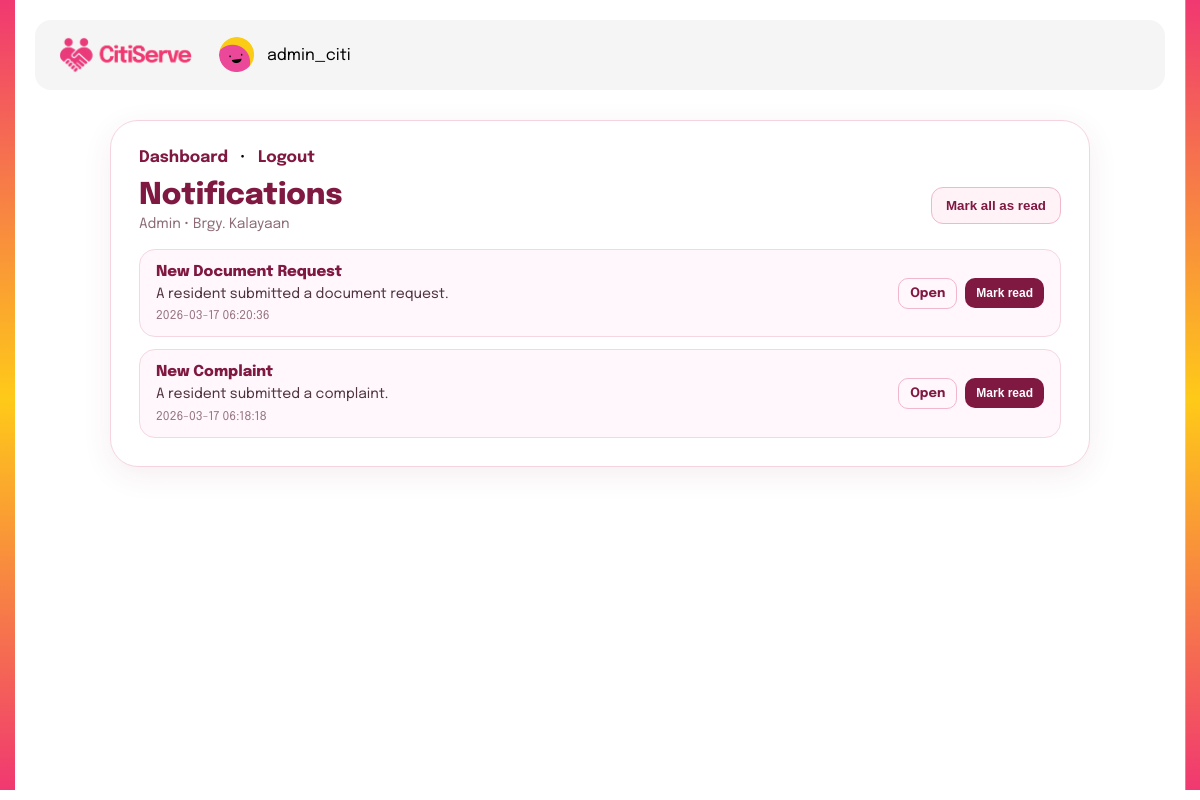
The page /public/notifications.php (signed in) on the database its author committed.
### tables this page shows
CREATE TABLE `users` (
  `id` int(10) UNSIGNED NOT NULL,
  `full_name` varchar(100) NOT NULL,
  `email` varchar(100) NOT NULL,
  `password_hash` varchar(255) NOT NULL,
  `role` enum('resident','staff','admin') NOT NULL DEFAULT 'resident',
  `address` text DEFAULT NULL,
  `contact_number` varchar(20) DEFAULT NULL,
  `is_verified` tinyint(1) NOT NULL DEFAULT 1,
  `proof_of_id` varchar(255) DEFAULT NULL,
  `created_at` timestamp NULL DEFAULT current_timestamp(),
  `updated_at` timestamp NULL DEFAULT current_timestamp() ON UPDATE current_timestamp()
);

CREATE TABLE `notifications` (
  `id` int(10) UNSIGNED NOT NULL,
  `user_id` int(10) UNSIGNED NOT NULL,
  `title` varchar(150) NOT NULL,
  `message` text NOT NULL,
  `link` varchar(255) DEFAULT NULL,
  `is_read` tinyint(1) NOT NULL DEFAULT 0,
  `created_at` timestamp NULL DEFAULT current_timestamp()
);

### app/config/database.php (called while the page is built)
<?php
return [
    'driver'   => 'mysql',
    'host'     => '127.0.0.1',
    'port'     => 3306,
    'database' => 'citiserve_db',
    'username' => 'phpmyadmin',
    'password' => 'YourStrongPassword',
    'charset'  => 'utf8mb4',
    'collation'=> 'utf8mb4_unicode_ci',
];

### app/core/Database.php (called while the page is built)
<?php
class Database
{
    private $connection;
    public function __construct()
    {
        $config = require __DIR__ . '/../config/database.php';
        $dsn = $config['driver'] . ':host=' . $config['host']
             . ';port=' . $config['port']
             . ';dbname=' . $config['database']
             . ';charset=' . $config['charset'];
        try {
            $this->connection = new PDO(
                $dsn,
                $config['username'],
                $config['password'],
                [
                    PDO::ATTR_ERRMODE            => PDO::ERRMODE_EXCEPTION,
                    PDO::ATTR_DEFAULT_FETCH_MODE => PDO::FETCH_ASSOC,
                    PDO::ATTR_EMULATE_PREPARES   => false,
                ]
            );
        } catch (PDOException $e) {
            die('Database connection failed: ' . $e->getMessage());
        }
    }
    public function getConnection()
    {
        return $this->connection;
    }
}

### app/core/CitiServeData.php (called while the page is built, shortened)
<?php
require_once __DIR__ . '/Database.php';
require_once __DIR__ . '/../models/User.php';
class CitiServeData
{
    private $db;
    public function __construct()
    {
        $database = new Database();
        $this->db = $database->getConnection();
    }
    public function findUserById($id)
    {
        $stmt = $this->db->prepare('SELECT * FROM users WHERE id = ? LIMIT 1');
        $stmt->execute([$id]);
        $row = $stmt->fetch();
        return $row ? User::fromRow($row) : null;
    }
    public function getNotificationsByUser($userId)
    {
        $sql = 'SELECT id, user_id, title, message, link, is_read, created_at FROM notifications WHERE user_id = ? ORDER BY created_at DESC, id DESC';
        $stmt = $this->db->prepare($sql);
        $stmt->execute([$userId]);
        return $stmt->fetchAll();
    }
}

### app/helpers/auth.php (called while the page is built, shortened)
<?php
require_once __DIR__ . '/../core/CitiServeData.php';
function require_login()
{
    $data = new CitiServeData();
    $userId = (int)$_SESSION['user_id'];
    $user = $data->findUserById($userId);
    $userInfo = [
        'id' => $user->id,
        'full_name' => $user->full_name,
        'email' => $user->email,
        'role' => $user->role
    ];
    return $userInfo;
}

### app/models/User.php (called while the page is built, shortened)
<?php
class User
{
    public static function fromRow($row)
    {
        $user = new User();
        if (isset($row['id'])) {
            $user->id = (int)$row['id'];
        } else {
            $user->id = null;
        }
        $user->full_name = isset($row['full_name']) ? $row['full_name'] : '';
        $user->email = isset($row['email']) ? $row['email'] : '';
        $user->password_hash = isset($row['password_hash']) ? $row['password_hash'] : '';
        $user->role = isset($row['role']) ? $row['role'] : 'resident';
        $user->address = isset($row['address']) ? $row['address'] : null;
        $user->contact_number = isset($row['contact_number']) ? $row['contact_number'] : null;
        $user->is_verified = isset($row['is_verified']) ? (int)$row['is_verified'] : 1;
        $user->proof_of_id = isset($row['proof_of_id']) ? $row['proof_of_id'] : null;
        $user->created_at = isset($row['created_at']) ? $row['created_at'] : null;
        $user->updated_at = isset($row['updated_at']) ? $row['updated_at'] : null;
        return $user;
    }
}

### public/notifications.php (the view, shortened to what this page needs)
<?php
require_once __DIR__ . '/../app/helpers/auth.php';
require_once __DIR__ . '/../app/core/CitiServeData.php';
$user = require_login();
$data = new CitiServeData();
$rows = $data->getNotificationsByUser((int)$user['id']);
$roleText = ($user['role'] === 'admin' || $user['role'] === 'staff') ? ucfirst((string)$user['role']) : 'Resident';
$firstName = trim(explode(' ', (string)$user['full_name'])[0]);
function h($v)
{
    return htmlspecialchars((string)$v, ENT_QUOTES, 'UTF-8');
}
?>
<!doctype html>
<html lang="en">
<head>
    <link rel="stylesheet" href="/CitiServe/frontend/dashboard/CSS/dashboard.css">
</head>
<body>
<div class="design-strip left" aria-hidden="true"><img src="/CitiServe/frontend/dashboard/images/dashboard_design.png" alt=""></div>
<div class="design-strip right" aria-hidden="true"><img src="/CitiServe/frontend/dashboard/images/dashboard_design.png" alt=""></div>
<nav class="navbar">
  <a href="/CitiServe/public/dashboard.php" class="navbar-logo">
    <img src="/CitiServe/frontend/dashboard/images/logo_pink.png" alt="CitiServe">
  </a>
  <div class="navbar-right">
    <div class="profile-pill">
      <div class="profile-avatar"><img src="/CitiServe/frontend/dashboard/images/profile_icon.png" alt="Profile"></div>
      <span class="profile-name"><?= h($firstName) ?></span>
    </div>
  </div>
</nav>
<div class="notif-page-wrap">
    <div class="notif-page-card">
        <div class="notif-top-links">
            <a href="/CitiServe/public/dashboard.php">Dashboard</a>
            <span>•</span>
            <a href="/CitiServe/public/logout.php">Logout</a>
        </div>
        <div class="notif-page-head">
            <div>
                <h1 class="notif-page-title">Notifications</h1>
                <p class="notif-page-sub"><?= h($roleText) ?> • Brgy. Kalayaan</p>
            </div>
            <div class="notif-actions">
                <form method="post" style="margin:0;">
                    <button type="submit" name="mark_all_read" value="1" class="notif-btn-main">Mark all as read</button>
                </form>
            </div>
        </div>
        <?php if (empty($rows)): ?>
            <div class="notif-empty">No notifications yet.</div>
        <?php else: ?>
            <div class="notif-list-full">
                <?php foreach ($rows as $n): ?>
                    <div class="notif-row <?= (int)$n['is_read'] === 0 ? 'unread' : '' ?>">
                        <div class="notif-row-left">
                            <div class="notif-row-title"><?= h($n['title']) ?></div>
                            <div class="notif-row-msg"><?= h($n['message']) ?></div>
                            <div class="notif-row-time"><?= h($n['created_at']) ?></div>
                        </div>
                        <div class="notif-row-right">
                            <a class="notif-open-link" href="/CitiServe/public/notifications.php?open=<?= (int)$n['id'] ?>">Open</a>
                            <?php if ((int)$n['is_read'] === 0): ?>
                                <form method="post" class="notif-mark-form">
                                    <button type="submit" class="notif-mark-btn">Mark read</button>
                                </form>
                            <?php else: ?>
                                <span class="notif-read-pill">Read</span>
                            <?php endif; ?>
                        </div>
                    </div>
                <?php endforeach; ?>
            </div>
        <?php endif; ?>
    </div>
</div>
</body>
</html>

### frontend/dashboard/CSS/dashboard.css (style rules this page uses)
:root { --pink: #f03871; --pink-grad-1: #ff7ea6; --pink-grad-2: #f03871; --pink-pale: #ffe4ee; --orange: #feca18; --red-today: #e63946; --white: #ffffff; --black: #000000; --body-bg: #ffffff; --container-bg: #ffffff; --gray-div: #e8e8e8; --gray-text: #7a7f94; --shadow-card: 0 4px 24px rgba(0, 0, 0, 0.07); --shadow-hover: 0 8px 24px rgba(0, 0, 0, 0.14); --shadow-pink: 3px 4px 6px rgba(240, 56, 113, 0.1), -1px -1px 5px rgba(240, 56, 113, 0.05); --shadow-yellow: 3px 4px 6px rgba(254, 202, 24, 0.1), -1px -1px 5px rgba(254, 202, 24, 0.05); --radius: 16px; --radius-sm: 10px; --nav-grad: linear-gradient(90deg, #f03871 0%, #feca18 100%); --side-offset: 35px; --nav-gap: 10px; }
*, *::before, *::after { box-sizing: border-box; margin: 0; padding: 0; }
body { font-family: "Epilogue", sans-serif; background: var(--body-bg); color: var(--black); height: 100%; position: relative; }
a { text-decoration: none; color: inherit; }
img { display: block; }
body .navbar { background: #f5f5f5; }
.navbar, .dashboard-card { box-shadow: none !important; border: none !important; filter: none !important; }
.design-strip { position: absolute; top: -10px; left: auto; width: 15px; z-index: 0; pointer-events: none; }
.design-strip.right { transform: translateX(0.3px); }
.design-strip.left { left: 0; }
.design-strip.right { right: 0; }
.design-strip img { width: 14.5px; height: 100%; display: block; }
.navbar { position: relative; top: 10px; z-index: 100; background: var(--white); height: 70px; display: flex; align-items: center; padding: 0 28px; margin: var(--nav-gap) var(--side-offset); border-radius: var(--radius); border-bottom: 1px solid var(--gray-div); overflow: visible; }
.navbar-logo { display: flex; align-items: center; flex-shrink: 0; margin-right: 8px; }
.navbar-logo img { width: 132px; object-fit: contain; transform: translateX(-3px); }
.navbar-right { position: relative; display: flex; align-items: center; gap: 14px; flex-shrink: 0; transform: translateX(12px); }
.profile-pill { display: flex; align-items: center; gap: 12px; padding: 4px 8px 4px 4px; border-radius: 40px; background: none; cursor: pointer; font-size: 0.9rem; font-weight: 400; color: var(--black); transition: background 0.15s; }
.profile-avatar { width: 36px; height: 36px; border-radius: 50%; overflow: hidden; flex-shrink: 0; }
.profile-avatar img { width: 35px; object-fit: cover; }
.profile-name { font-size: 16px; }
.profile-pill { position: relative; }
.navbar-right { position: relative; }

### public/notifications.php (style rules this page uses)
.notif-page-wrap { max-width: 980px; margin: 40px auto; }
.notif-page-card { background: #fff; border: 1px solid #f6d4df; border-radius: 28px; padding: 28px; box-shadow: 0 8px 30px rgba(122, 37, 63, 0.08); }
.notif-page-head { display: flex; justify-content: space-between; align-items: center; gap: 16px; margin-bottom: 18px; }
.notif-page-title { margin: 0; font-size: 30px; font-weight: 800; color: #7f1941; }
.notif-page-sub { margin: 6px 0 0; color: #8c6b77; font-size: 14px; }
.notif-actions { display: flex; gap: 10px; }
.notif-btn-main { border: 1px solid #f0b8ca; background: #fff3f8; color: #7f1941; border-radius: 12px; font-weight: 700; padding: 10px 14px; cursor: pointer; }
.notif-list-full { display: grid; gap: 12px; margin-top: 16px; }
.notif-row { border: 1px solid #f5d7e2; border-radius: 16px; padding: 14px 16px; display: flex; justify-content: space-between; gap: 18px; background: #fff; }
.notif-row.unread { background: #fff7fb; }
.notif-row-left { min-width: 0; }
.notif-row-title { font-size: 15px; font-weight: 800; color: #7f1941; margin-bottom: 4px; }
.notif-row-msg { font-size: 14px; color: #4f3340; line-height: 1.45; }
.notif-row-time { font-size: 12px; color: #94737f; margin-top: 6px; }
.notif-row-right { display: flex; align-items: center; gap: 8px; flex-shrink: 0; }
.notif-open-link { text-decoration: none; border: 1px solid #f0b8ca; color: #7f1941; border-radius: 10px; padding: 8px 11px; font-size: 13px; font-weight: 700; }
.notif-mark-form { margin: 0; }
.notif-mark-btn { border: 0; background: #7f1941; color: #fff; border-radius: 10px; padding: 8px 11px; font-size: 12px; font-weight: 700; cursor: pointer; }
.notif-top-links { margin-bottom: 14px; display: flex; gap: 12px; align-items: center; }
.notif-top-links a { color: #7f1941; text-decoration: none; font-weight: 700; }

### rows shown on the page
users: full_name "admin_citi", role "Admin"
notifications: title "New Document Request", message "A resident submitted a document request.", created_at "2026-03-17 06:20:36"
notifications: title "New Complaint", message "A resident submitted a complaint.", created_at "2026-03-17 06:18:18"
